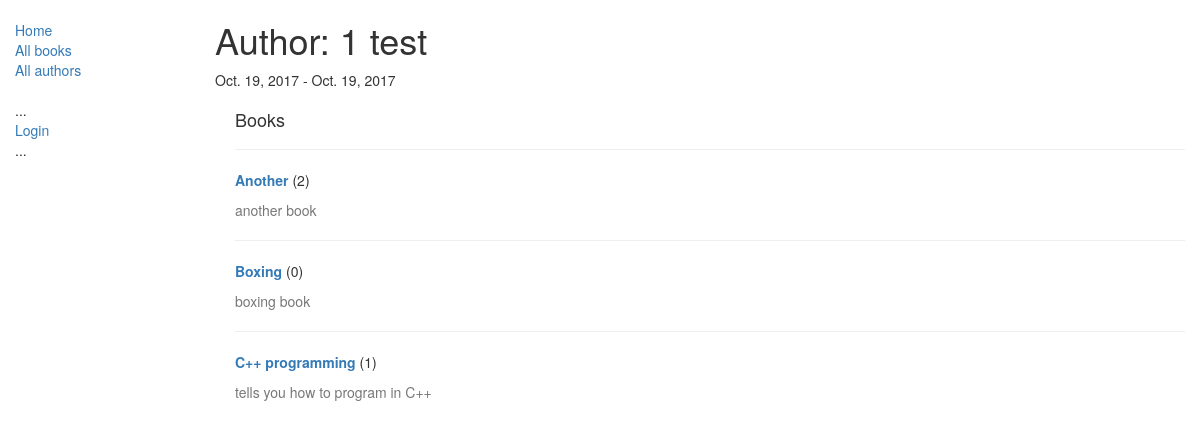
The app's page /catalog/author/1 with its own data.
### catalog/models.py (models this page shows, shortened)
class Author(models.Model):
    first_name = models.CharField(max_length=100);
    last_name = models.CharField(max_length=100);
    date_of_birth = models.DateField(null=True, blank=True);
    date_of_death = models.DateField('died', null=True, blank=True);
    class Meta:
        ordering = ["first_name"];

class Book(models.Model):
    title = models.CharField(max_length=200);
    author = models.ForeignKey('Author', on_delete=models.SET_NULL, null=True);
    summary = models.TextField(max_length=1000, help_text="Enter a brief description");
    isbn = models.CharField('ISBN', max_length=13, help_text='13 Character <a href="https://www.isbn-international.org/content/what-isbn">ISBN number</a>');
    genre = models.ManyToManyField(Genre, help_text="Select a genre for this book");
    language = models.ForeignKey('Language', on_delete=models.SET_NULL, null=True);
    def display_genre(self):
        """
        Creates a string for the Genre. This is required to display genre in Admin.
        """
        return ', '.join([genre.name for genre in self.genre.all()[:3]]);
    display_genre.short_description = 'Genre';
    class Meta:
        ordering = ["title"];

### catalog/views.py (the view)
# urls.py: url(r'^author/(?P<pk>\d+)$', views.AuthorDetailView.as_view(), name='author-detail'),
class AuthorDetailView(generic.DetailView):
    model = Author;

### catalog/templates/catalog/author_detail.html
{% extends "base_generic.html" %}
{% block content %}
  <h1>Author: {{ author.first_name }} {{ author.last_name }}</h1>
  <p>{{ author.date_of_birth }} - {{ author.date_of_death }}</p>
  <div style="margin-left:20px;margin-top:20px">
    <h4>Books</h4>
    {% for book in author.book_set.all %}
    <hr>
    <p><strong> <a href="{% url 'book-detail' book.pk %}"> {{book.title}} </a> </strong> ({{ book.bookinstance_set.count }}) </p>
    <p class="text-muted"> {{book.summary}}</p>
    {% endfor %}
  </div>
{% endblock %}

### records on screen
Author: first_name "1", last_name "test", date_of_birth "Oct. 19, 2017", date_of_death "Oct. 19, 2017"
Book: title "Another", bookinstance_set.count "2", summary "another book"
Book: title "Boxing", bookinstance_set.count "0", summary "boxing book"
Book: title "C++ programming", bookinstance_set.count "1", summary "tells you how to program in C++"
